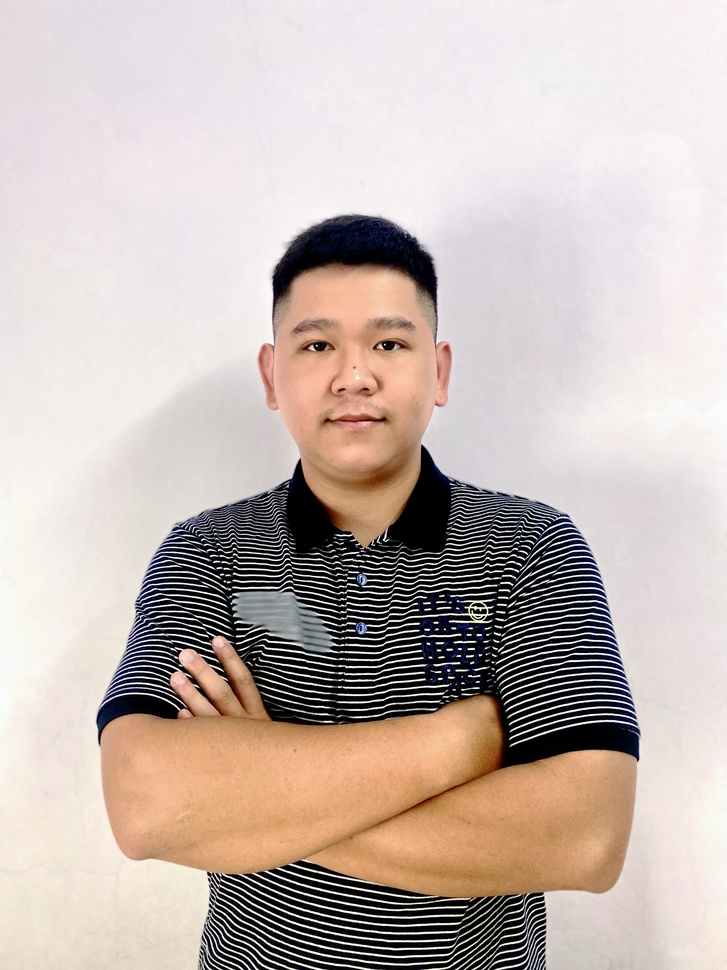
#> input picture Supervised_Learning/face.jpg, 727 x 970 px, shrunk from 3024 x 4032 before the run
$ python object_detection.py
#> lines starting #> are read from the running program, lines starting #| are printed output that depends on the picture; after the words box and inside, x2 and y2 are one past the last pixel; in counts of white or black regions, pixels touching at a corner belong together
import cv2

# Load the image
img = cv2.imread("face.jpg")
#> img is the input picture: shape (970, 727, 3); mean B, G, R 177, 183.1, 196.8

# Convert the image to grayscale
gray = cv2.cvtColor(img, cv2.COLOR_BGR2GRAY)
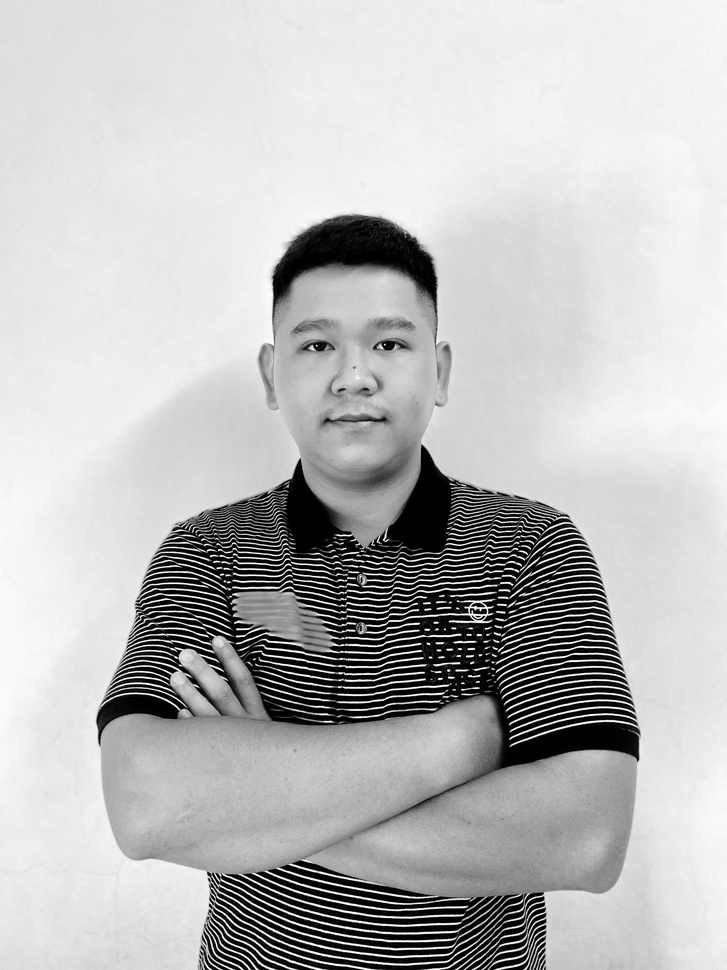
#> gray: shape (970, 727); min 0, max 255, mean 186.5

# Apply Gaussian blur
gray = cv2.GaussianBlur(gray, (5, 5), 0)

# Define the parameters for Canny edge detection
canny_low = 50
canny_high = 150

# Apply Canny edge detection
edges = cv2.Canny(gray, canny_low, canny_high)
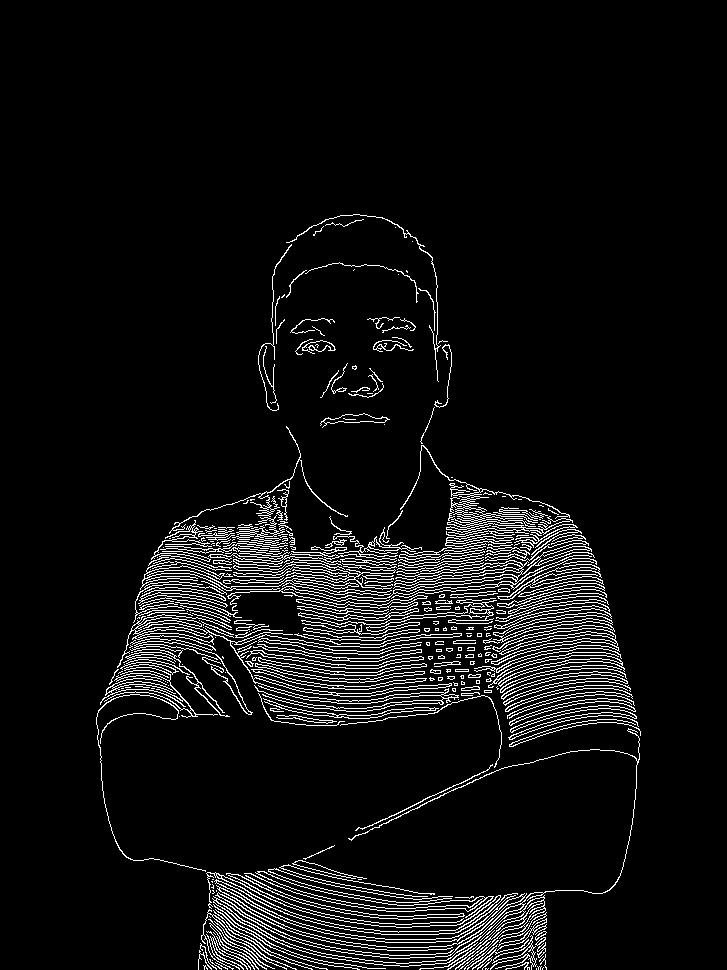
#> edges: shape (970, 727); 6.1% white in thin lines or dots, all inside (x1, y1, x2, y2) = (96, 214, 641, 970)

# Define the parameters for Hough line detection
rho = 1
#> (the run stopped early here; a loop or call above may not have finished)
